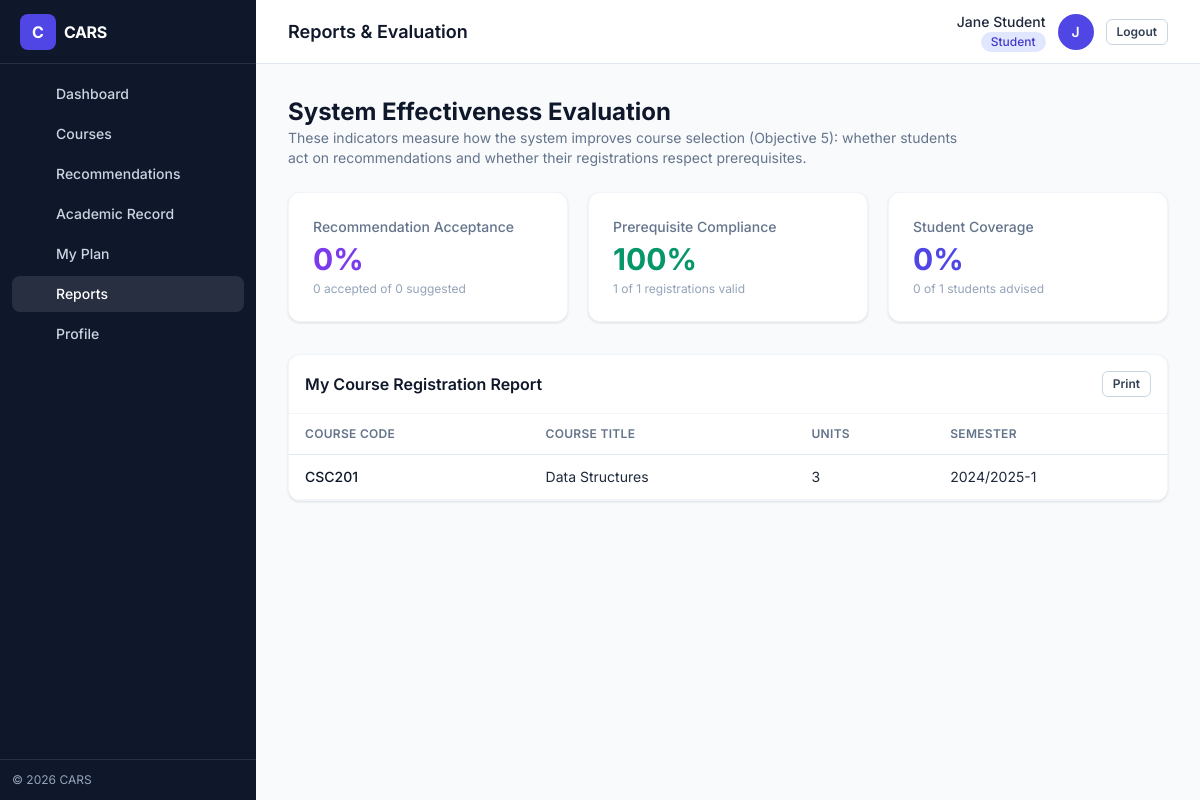
The app's page /frontend/pages/report.php (signed in) with its own data.
### tables this page shows
CREATE TABLE registrations (
    id INT AUTO_INCREMENT PRIMARY KEY,
    student_id INT NOT NULL,
    course_id INT NOT NULL,
    semester VARCHAR(20) NOT NULL,
    registered_at TIMESTAMP DEFAULT CURRENT_TIMESTAMP,
    FOREIGN KEY (student_id) REFERENCES users(id) ON DELETE CASCADE,
    FOREIGN KEY (course_id) REFERENCES courses(id) ON DELETE CASCADE,
    UNIQUE KEY unique_registration (student_id, course_id, semester)
);

CREATE TABLE courses (
    id INT AUTO_INCREMENT PRIMARY KEY,
    code VARCHAR(20) NOT NULL UNIQUE,
    title VARCHAR(150) NOT NULL,
    credit_unit INT NOT NULL,
    department VARCHAR(100) NOT NULL,
    level VARCHAR(20) NOT NULL DEFAULT '100',
    semester ENUM('first', 'second', 'any') NOT NULL DEFAULT 'any',
    is_core TINYINT(1) NOT NULL DEFAULT 1,
    description TEXT NULL
);

### backend/config/database.php (called while the page is built, shortened)
<?php
function get_db_connection() {
    $conn = new mysqli(DB_HOST, DB_USER, DB_PASS, DB_NAME);
    $conn->set_charset('utf8mb4');
    return $conn;
}
?>

### backend/models/RegistrationModel.php (called while the page is built, shortened)
<?php
require_once __DIR__ . '/../config/database.php';
class RegistrationModel {
    private $conn;
    public function __construct() {
        $this->conn = get_db_connection();
    }
    public function getByStudent($student_id) {
        $stmt = $this->conn->prepare("SELECT r.*, c.code, c.title, c.credit_unit, c.department FROM registrations r JOIN courses c ON r.course_id = c.id WHERE r.student_id = ?");
        $stmt->bind_param("i", $student_id);
        $stmt->execute();
        return $stmt->get_result();
    }
}

### frontend/pages/report.php (the view, shortened to what this page needs)
<?php
require_once '../../backend/models/EvaluationModel.php';
require_once '../../backend/models/RegistrationModel.php';
$evaluationModel = new EvaluationModel();
$recStats = $evaluationModel->getRecommendationStats();
$compliance = $evaluationModel->getPrerequisiteCompliance();
$coverage = $evaluationModel->getCoverage();
$registrations = null;
if (($_SESSION['role'] ?? '') === 'student') {
    $registrationModel = new RegistrationModel();
    $registrations = $registrationModel->getByStudent($_SESSION['user_id']);
}
$metrics = [
  ['Recommendation Acceptance', $recStats['acceptance_rate'] . '%', (int) $recStats['accepted'] . ' accepted of ' . (int) $recStats['total'] . ' suggested', 'violet'],
  ['Prerequisite Compliance', $compliance['compliance_rate'] . '%', (int) $compliance['compliant'] . ' of ' . (int) $compliance['total'] . ' registrations valid', 'emerald'],
  ['Student Coverage', $coverage['coverage_rate'] . '%', (int) $coverage['covered'] . ' of ' . (int) $coverage['students'] . ' students advised', 'brand'],
];
include '../partials/shell_open.php';
?>
<div class="mb-6">
  <h2 class="text-2xl font-bold text-slate-900">System Effectiveness Evaluation</h2>
  <p class="text-slate-500 text-sm max-w-2xl">
    These indicators measure how the system improves course selection (Objective 5): whether students
    act on recommendations and whether their registrations respect prerequisites.
  </p>
</div>
<div class="grid grid-cols-1 md:grid-cols-3 gap-5 mb-8">
  <?php foreach ($metrics as [$label, $value, $sub, $color]): ?>
    <div class="card p-6">
      <div class="stat-label"><?php echo htmlspecialchars($label); ?></div>
      <div class="text-3xl font-bold text-<?php echo $color; ?>-600 mt-1"><?php echo htmlspecialchars($value); ?></div>
      <div class="text-xs text-slate-400 mt-1"><?php echo htmlspecialchars($sub); ?></div>
    </div>
  <?php endforeach; ?>
</div>
<?php if ($registrations !== null): ?>
<div class="card p-0 overflow-hidden">
  <div class="flex items-center justify-between p-4 border-b border-slate-100">
    <h3 class="font-semibold text-slate-900">My Course Registration Report</h3>
    <button onclick="window.print()" class="btn-secondary btn-sm no-print">Print</button>
  </div>
  <div class="overflow-x-auto">
    <table class="table">
      <thead><tr><th>Course Code</th><th>Course Title</th><th>Units</th><th>Semester</th></tr></thead>
      <tbody>
        <?php if ($registrations->num_rows === 0): ?>
          <tr><td colspan="4" class="text-center text-slate-400 py-10">No registered courses to report.</td></tr>
        <?php else: ?>
          <?php while ($row = $registrations->fetch_assoc()): ?>
            <tr>
              <td class="font-medium text-slate-900"><?php echo htmlspecialchars($row['code']); ?></td>
              <td><?php echo htmlspecialchars($row['title']); ?></td>
              <td><?php echo htmlspecialchars($row['credit_unit']); ?></td>
              <td><?php echo htmlspecialchars($row['semester']); ?></td>
            </tr>
          <?php endwhile; ?>
        <?php endif; ?>
      </tbody>
    </table>
  </div>
</div>
<?php endif; ?>
<?php include '../partials/shell_close.php'; ?>

### records on screen
registrations: course.code "CSC201", course.title "Data Structures", course.credit_unit "3", semester "2024/2025-1"

### other values on screen
$label "Dashboard"
$label "Courses"
$label "Recommendations"
$label "Academic Record"
$label "My Plan"
$label "Reports"
$label "Profile"
$pageTitle "Reports & Evaluation"
$name "Jane Student"
$role "Student"
$initials "J"
$label "Recommendation Acceptance"
$value "0%"
$sub "0 accepted of 0 suggested"
$label "Prerequisite Compliance"
